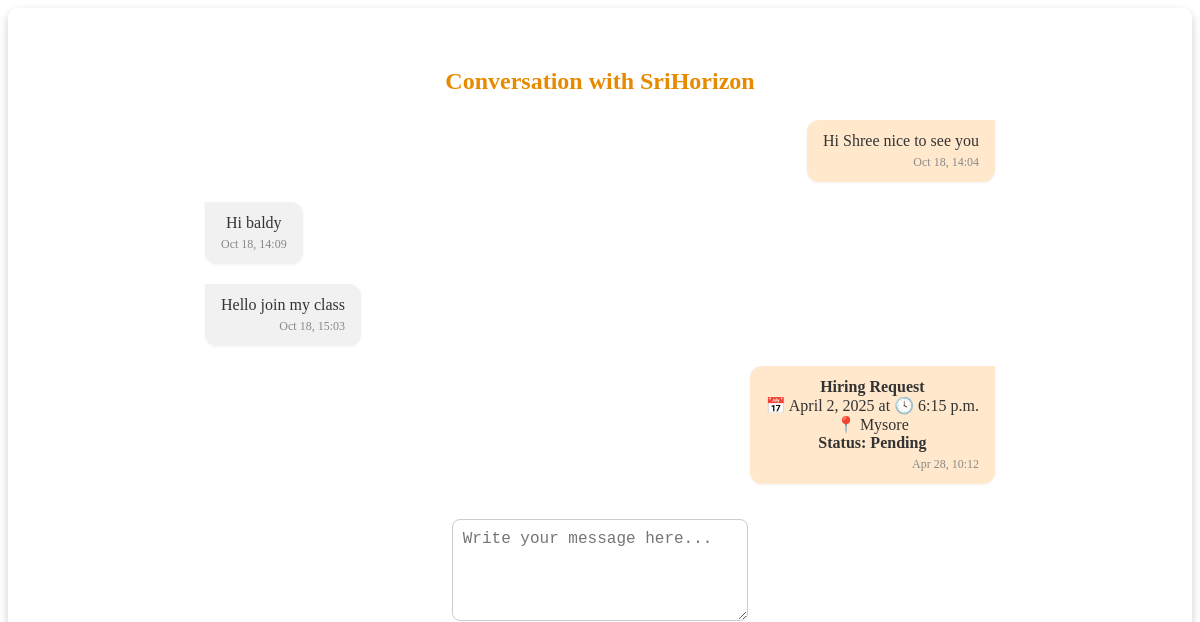
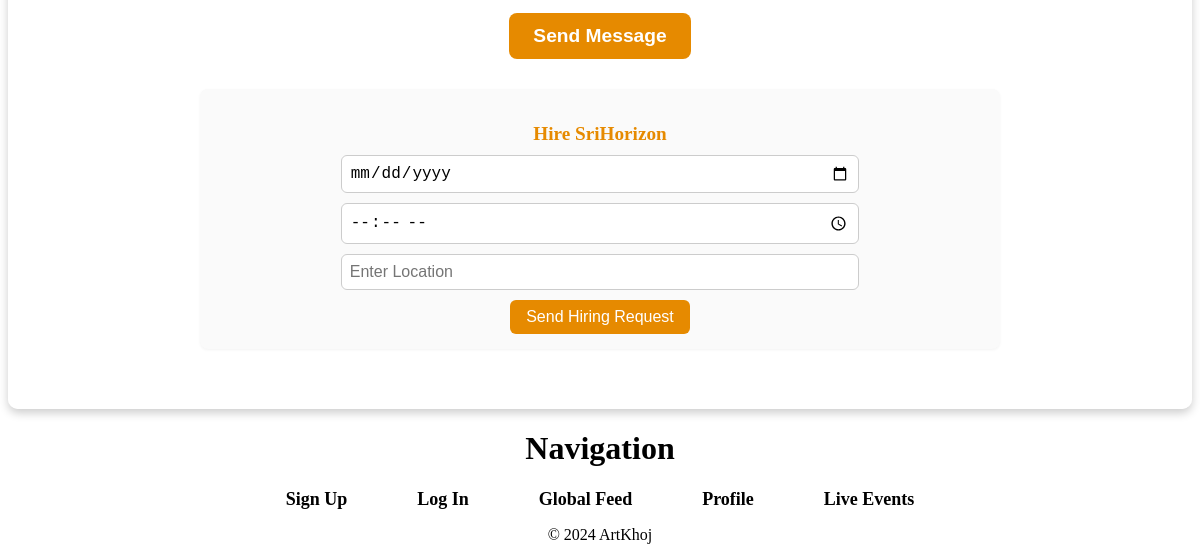
The page /users/message_thread/6/ (signed in) on the database as committed earlier (2 pictures, top to bottom).
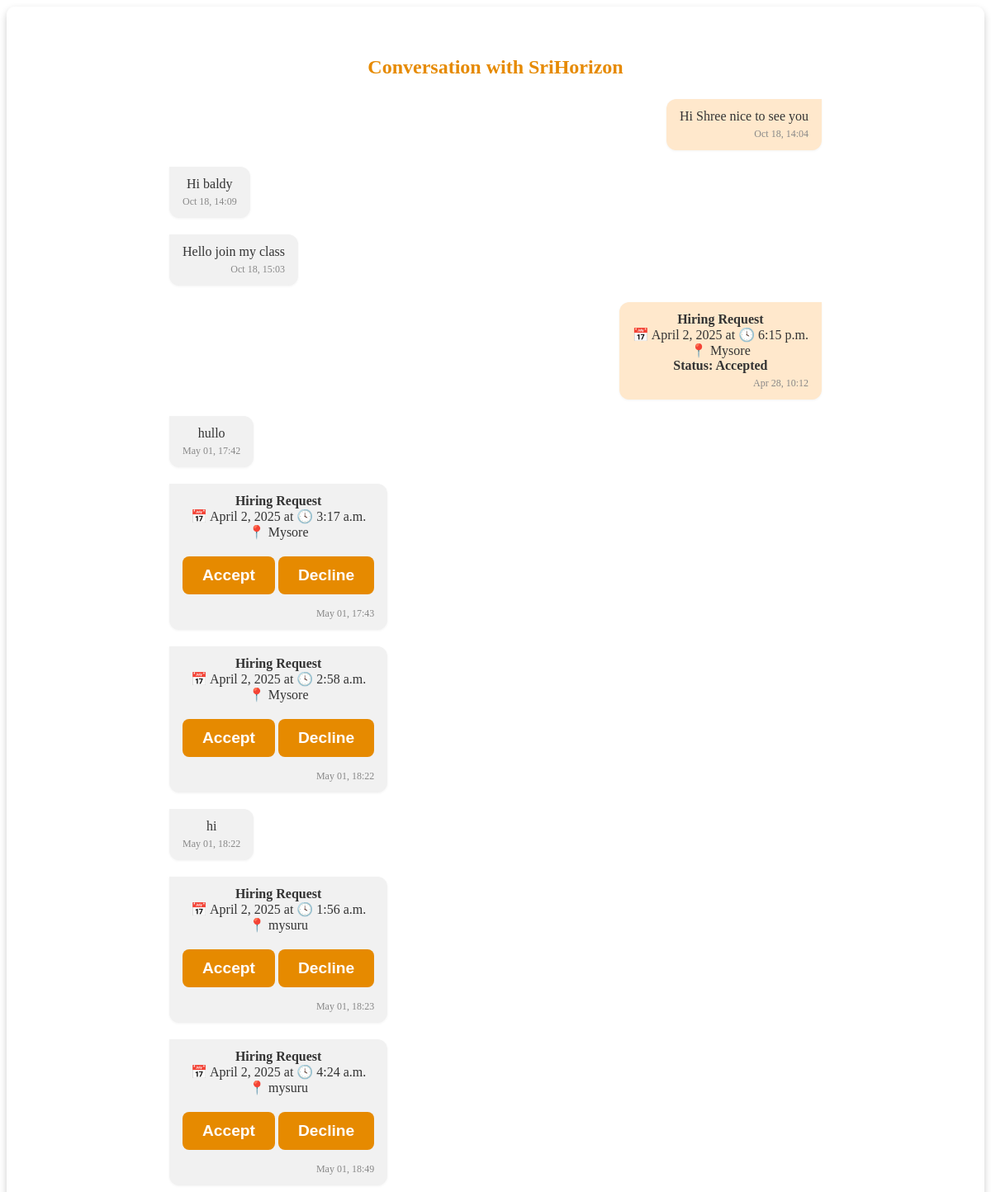
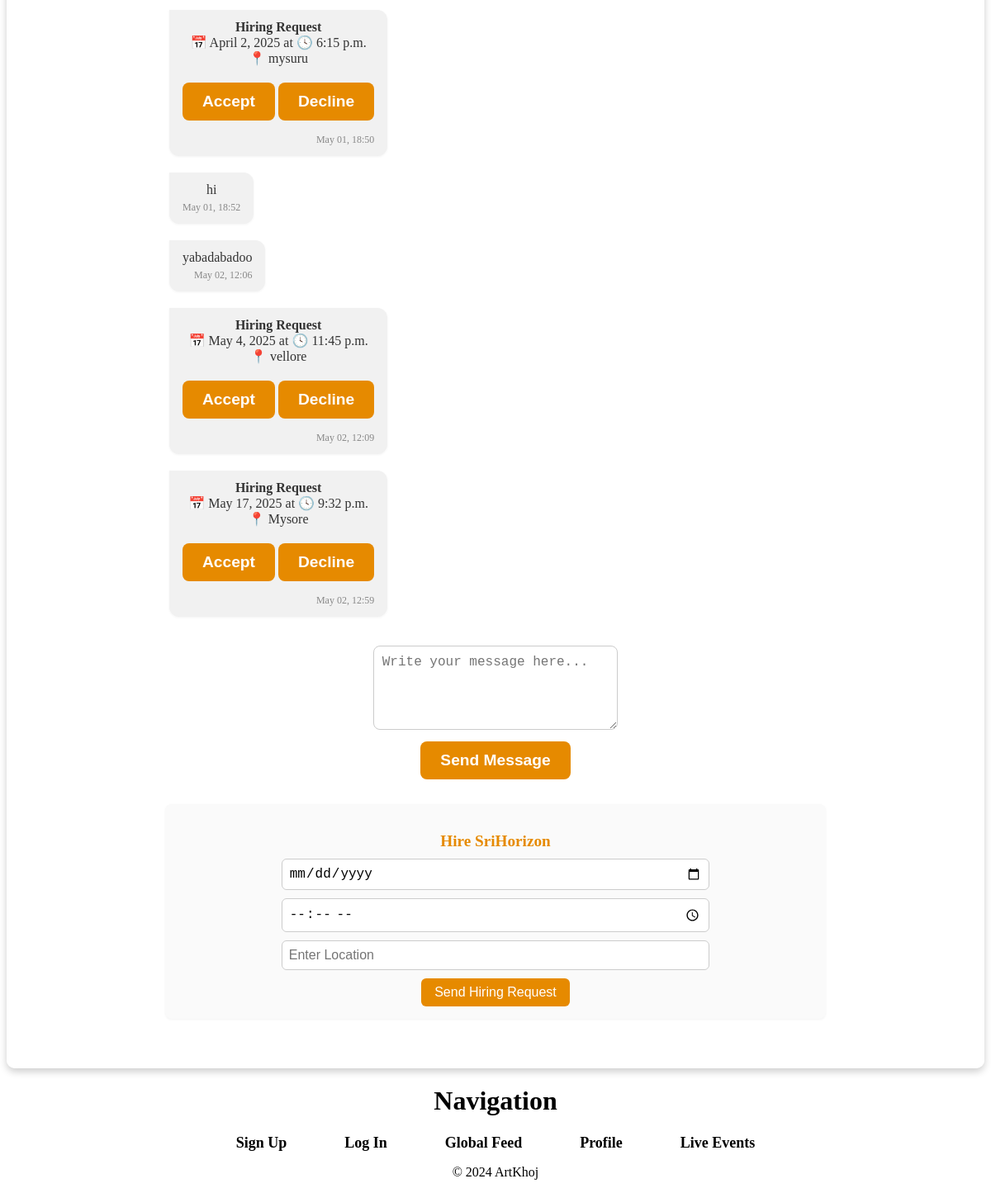
The same page on the database as committed later (2 pictures, top to bottom).
### users/models.py (models this page shows, shortened)
class Message(models.Model):
    sender = models.ForeignKey(User, related_name='sent_messages', on_delete=models.CASCADE)
    recipient = models.ForeignKey(User, related_name='received_messages', on_delete=models.CASCADE)
    content = models.TextField()
    timestamp = models.DateTimeField(auto_now_add=True)
    is_read = models.BooleanField(default=False)
    date = models.DateField(null=True, blank=True)
    time = models.TimeField(null=True, blank=True)
    location = models.CharField(max_length=255, null=True, blank=True)
    hiring_status = models.CharField(max_length=10, choices=[
        ('none', 'None'),
        ('pending', 'Pending'),
        ('accepted', 'Accepted'),
        ('declined', 'Declined'),
    ], default='none')

### users/views.py (the view, shortened to what this page needs)
# urls.py: path('message_thread/<int:user_id>/', views.message_thread, name='message-thread'),
@login_required
def message_thread(request, user_id):
    other_user = get_object_or_404(User, id=user_id)
    messages_qs = (
        Message.objects.filter(
            sender__in=[request.user, other_user],
            recipient__in=[request.user, other_user]
        )
        .select_related('sender', 'recipient')   # ← added
        .order_by('timestamp')
    )
    return render(request, 'users/message_thread.html', {
        'messages_qs': messages_qs,
        'other_user': other_user,
        'today_date': today,
    })

### users/templates/users/message_thread.html (shortened to what this page needs)
{% extends 'users/base.html' %}
{% block content %}
<div class="thread-wrapper">
<div class="message-thread-container">
    <h2 class="thread-heading">Conversation with {{ other_user.username }}</h2>
    <div class="chat-window">
        {% if messages_qs %}
        {% for message in messages_qs %}
        <div class="chat-bubble {% if message.sender == request.user %}chat-right{% else %}chat-left{% endif %}">
            {% if message.hiring_status != 'none' %}
                <p class="chat-text">
                    <strong>Hiring Request</strong><br>
                    📅 {{ message.date }} at 🕓 {{ message.time }} <br>
                    📍 {{ message.location }} <br>
                    {% if message.hiring_status == 'pending' and message.recipient == request.user %}
                        <form method="post" style="margin-top:10px;">
                            <button type="submit" name="hiring_action" value="accept" class="styled-button">Accept</button>
                            <button type="submit" name="hiring_action" value="decline" class="styled-button">Decline</button>
                        </form>
                    {% else %}
                        <strong>Status: {{ message.hiring_status|capfirst }}</strong>
                    {% endif %}
                </p>
            {% else %}
                <p class="chat-text">{{ message.content }}</p>
            {% endif %}
            <span class="chat-timestamp">{{ message.timestamp|date:"M d, H:i" }}</span>
        </div>
    {% endfor %}
    {% endif %}
    <div class="message-form">
        <form method="post" action="{% url 'message-thread' other_user.id %}">
            <textarea name="content" placeholder="Write your message here..." required></textarea>
            <button type="submit" class="styled-button">Send Message</button>
        </form>
    </div>
    <div class="hire-form-container">
        <h3 class="hire-form-heading">Hire {{ other_user.username }}</h3>
        <form method="post" action="{% url 'message-thread' other_user.id %}" class="hire-form">
            <input type="date" name="date" required class="hire-input" min="{{ today_date }}">
            <input type="time" name="time" required class="hire-input">
            <input type="text" name="location" placeholder="Enter Location" required class="hire-input">
            <button type="submit" class="hire-submit-button">Send Hiring Request</button>
        </form>
    </div>
</div>
</div>
</div>
{% endblock %}

### users/templates/users/base.html (shortened to what this page needs)
<!DOCTYPE html>
<html lang="en">
<head>
    {% load static %}
    <link rel="stylesheet" href="{% static 'users/styles.css' %}">
</head>
<body>
    <main>
        <div class="center-container">
            {% block content %}
            {% endblock %}
        </div>
    </main>
    <header>
        <h1 style="text-align:center">Navigation</h1>
        <nav>
            <ul class="nav-links">
                <li><a href="{% url 'signup' %}">Sign Up</a></li>
                <li><a href="{% url 'login' %}">Log In</a></li>
                <li><a href="{% url 'global-feed' %}">Global Feed</a></li>
                <li><a href="{% url 'profile' %}">Profile</a></li>
                <li><a href="{% url 'live-events' %}">Live Events</a></li>
            </ul>
        </nav>
    </header>
    <footer style="text-align:center">
        <p>&copy; 2024 ArtKhoj</p>
    </footer>
</body>
</html>

### users/static/users/styles.css (style rules this page uses)
.center-container { display: flex; justify-content: center; align-items: center; min-height: 100vh; text-align: center; }
.styled-button { background-color: #e68a00; color: #000; font-size: 1.2rem; padding: 12px 24px; border: none; border-radius: 5px; cursor: pointer; margin-top: 10px; transition: background-color 0.3s ease-in-out; }
.nav-links { list-style: none; display: flex; justify-content: center; align-items: center; padding: 0; margin: 0; gap: 40px; position: relative; z-index: 10; }
.nav-links li { margin: 0; padding: 0; }
.nav-links a { text-decoration: none; color: black; font-size: 18px; font-weight: bold; padding: 10px 15px; transition: color 0.3s ease-in-out; }
.center-container { position: relative; z-index: 1; background: rgba(255, 255, 255, 0.8); padding: 20px; border-radius: 10px; box-shadow: 0 4px 10px rgba(0, 0, 0, 0.2); }
.styled-button { background-color: #e68a00; color: #fff; font-size: 1.2rem; font-weight: bold; padding: 12px 24px; border-radius: 8px; cursor: pointer; transition: all 0.3s ease-in-out; border: none; margin-top: 10px; }
.message-thread-container { max-width: 800px; margin: 0 auto; padding: 20px; }
.thread-heading { text-align: center; color: #e68a00; margin-bottom: 20px; font-weight: bold; }
.chat-window { display: flex; flex-direction: column; gap: 10px; margin-bottom: 20px; }
.chat-bubble { max-width: 60%; padding: 12px 16px; border-radius: 12px; margin: 5px; background-color: #f5f5f5; box-shadow: 0px 1px 3px rgba(0,0,0,0.05); color: #333; word-wrap: break-word; }
.chat-left { background-color: #f1f1f1; align-self: flex-start; border-top-left-radius: 0; }
.chat-right { background-color: #ffe8cc; align-self: flex-end; border-top-right-radius: 0; }
.chat-text { font-size: 1rem; color: #333; margin: 0 0 4px 0; }
.chat-timestamp { font-size: 0.75rem; color: #888; text-align: right; margin-top: 5px; display: block; }
.message-form { display: flex; justify-content: center; align-items: center; gap: 10px; margin-top: 20px; }
.message-form textarea { width: 65%; height: 80px; padding: 10px; font-size: 1rem; border: 1px solid #ccc; border-radius: 8px; resize: vertical; }
.thread-wrapper { width: 100%; max-width: 100%; }
.thread-wrapper .message-thread-container { width: 80%; margin: 0 auto; }
.hire-form-container { margin-top: 20px; padding: 15px; background-color: #fafafa; border-radius: 8px; box-shadow: 0px 1px 3px rgba(0, 0, 0, 0.05); text-align: center; }
.hire-form-heading { font-size: 1.2rem; color: #e68a00; margin-bottom: 10px; }
.hire-form { display: flex; flex-direction: column; align-items: center; gap: 10px; }
.hire-input { width: 65%; padding: 8px; font-size: 1rem; border: 1px solid #ccc; border-radius: 6px; }
.hire-submit-button { padding: 8px 16px; font-size: 1rem; background-color: #e68a00; color: #fff; border: none; border-radius: 6px; cursor: pointer; }

Rows that differ between the two databases and show on the page:
changed Message "Apr 28, 10:12": hiring_status "Pending" → "Accepted"
added Message: content "hullo", timestamp "May 01, 17:42"
added Message: date "April 2, 2025", time "3:17 a.m.", location "Mysore", timestamp "May 01, 17:43"
added Message: date "April 2, 2025", time "2:58 a.m.", location "Mysore", timestamp "May 01, 18:22"
added Message: content "hi", timestamp "May 01, 18:22"
added Message: date "April 2, 2025", time "1:56 a.m.", location "mysuru", timestamp "May 01, 18:23"
added Message: date "April 2, 2025", time "4:24 a.m.", location "mysuru", timestamp "May 01, 18:49"
added Message: date "April 2, 2025", time "6:15 p.m.", location "mysuru", timestamp "May 01, 18:50"
added Message: content "hi", timestamp "May 01, 18:52"
added Message: content "yabadabadoo", timestamp "May 02, 12:06"
added Message: date "May 4, 2025", time "11:45 p.m.", location "vellore", timestamp "May 02, 12:09"
added Message: date "May 17, 2025", time "9:32 p.m.", location "Mysore", timestamp "May 02, 12:59"
